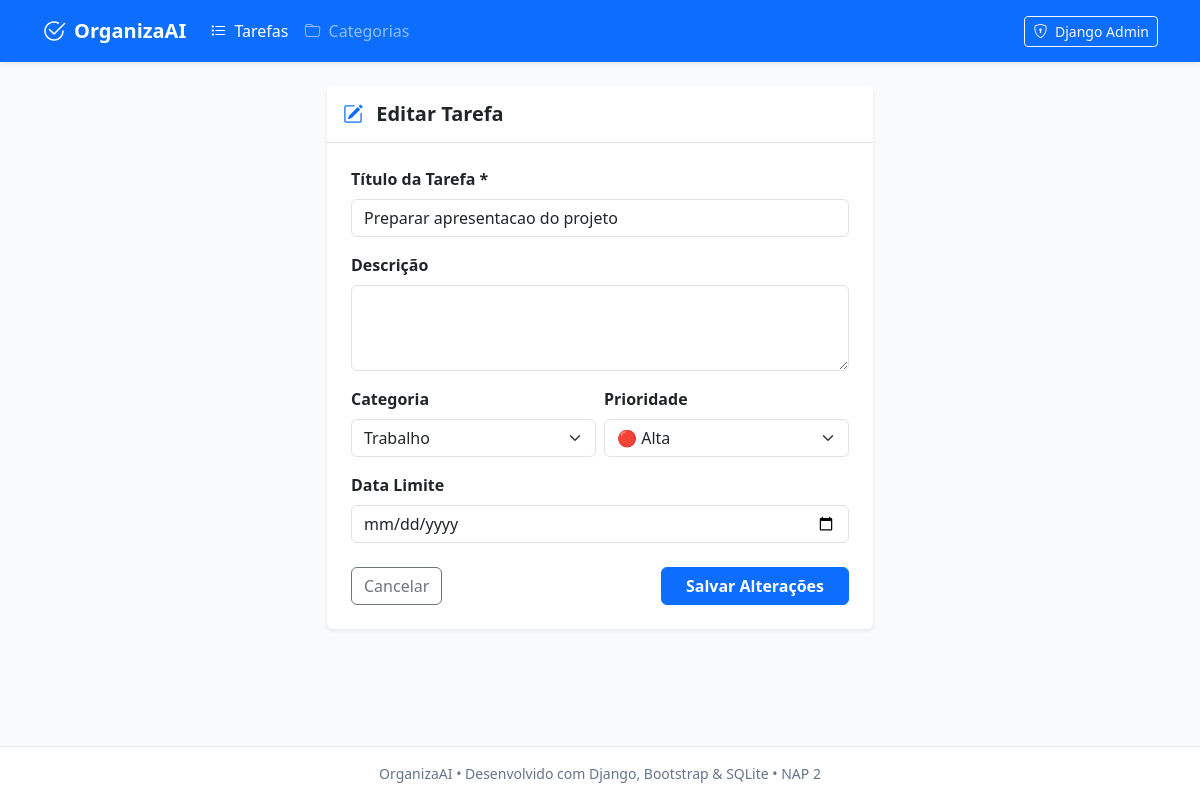
Screenshot of /tarefa/3/editar/ with the database file from the repository.
### organiza/models.py (models this page shows, shortened)
class Tarefa(models.Model):
    PRIORIDADE_CHOICES = [
        ('baixa', 'Baixa'),
        ('media', 'Média'),
        ('alta', 'Alta'),
    ]
    titulo = models.CharField(max_length=200, verbose_name="Título")
    descricao = models.TextField(blank=True, null=True, verbose_name="Descrição")
    categoria = models.ForeignKey(Categoria, on_delete=models.SET_NULL, null=True, blank=True, verbose_name="Categoria")
    prioridade = models.CharField(max_length=10, choices=PRIORIDADE_CHOICES, default='media', verbose_name="Prioridade")
    data_limite = models.DateField(blank=True, null=True, verbose_name="Data Limite")
    concluida = models.BooleanField(default=False, verbose_name="Concluída")
    data_criacao = models.DateTimeField(default=timezone.now, verbose_name="Data de Criação")
    class Meta:
        verbose_name = "Tarefa"
        verbose_name_plural = "Tarefas"
        ordering = ['concluida', 'data_limite', '-data_criacao']

class Categoria(models.Model):
    nome = models.CharField(max_length=100, unique=True, verbose_name="Nome")
    class Meta:
        verbose_name = "Categoria"
        verbose_name_plural = "Categorias"

### organiza/views.py (the view, shortened to what this page needs)
# urls.py: path('tarefa/<int:pk>/editar/', views.editar_tarefa, name='editar_tarefa'),
def editar_tarefa(request, pk):
    tarefa = get_object_or_404(Tarefa, pk=pk)
    categorias = Categoria.objects.all()
    return render(request, 'editar.html', {
        'tarefa': tarefa,
        'categorias': categorias
    })

### template/editar.html (shortened to what this page needs)
{% extends 'base.html' %}
{% block content %}
<div class="row justify-content-center">
    <div class="col-12 col-md-8 col-lg-6">
        <div class="card border-0 shadow-sm">
            <div class="card-header bg-white border-bottom py-3">
                <h2 class="h5 fw-bold mb-0 text-dark">
                    <i class="bi bi-pencil-square text-primary me-2"></i> Editar Tarefa
                </h2>
            </div>
            <div class="card-body p-4">
                <form method="POST" action="{% url 'editar_tarefa' tarefa.id %}">
                    <div class="mb-3">
                        <label for="titulo" class="form-label fw-bold">Título da Tarefa *</label>
                        <input type="text" id="titulo" name="titulo" class="form-control" value="{{ tarefa.titulo }}" required>
                    </div>
                    <div class="mb-3">
                        <label for="descricao" class="form-label fw-bold">Descrição</label>
                        <textarea id="descricao" name="descricao" class="form-control" rows="3">{{ tarefa.descricao|default:'' }}</textarea>
                    </div>
                    <div class="row g-2 mb-3">
                        <div class="col-md-6">
                            <label for="categoria" class="form-label fw-bold">Categoria</label>
                            <select id="categoria" name="categoria" class="form-select">
                                {% for cat in categorias %}
                                    <option value="{{ cat.id }}" {% if tarefa.categoria_id == cat.id %}selected{% endif %}>
                                        {{ cat.nome }}
                                    </option>
                                {% endfor %}
                            </select>
                        </div>
                        <div class="col-md-6">
                            <label for="prioridade" class="form-label fw-bold">Prioridade</label>
                            <select id="prioridade" name="prioridade" class="form-select">
                                <option value="alta" {% if tarefa.prioridade == 'alta' %}selected{% endif %}>🔴 Alta</option>
                            </select>
                        </div>
                    </div>
                    <div class="mb-4">
                        <label for="data_limite" class="form-label fw-bold">Data Limite</label>
                        <input type="date" id="data_limite" name="data_limite" class="form-control" value="{{ tarefa.data_limite|date:'Y-m-d'|default:'' }}">
                    </div>
                    <div class="d-flex justify-content-between">
                        <a href="{% url 'home' %}" class="btn btn-outline-secondary">Cancelar</a>
                        <button type="submit" class="btn btn-primary fw-bold px-4">Salvar Alterações</button>
                    </div>
                </form>
            </div>
        </div>
    </div>
</div>
{% endblock %}

### template/base.html (style rules this page uses)
body { background-color: #f8fafc; min-height: 100vh; display: flex; flex-direction: column; }

### rows the page displays
Tarefa: titulo "Preparar apresentacao do projeto", categoria "Trabalho", prioridade "🔴 Alta"
